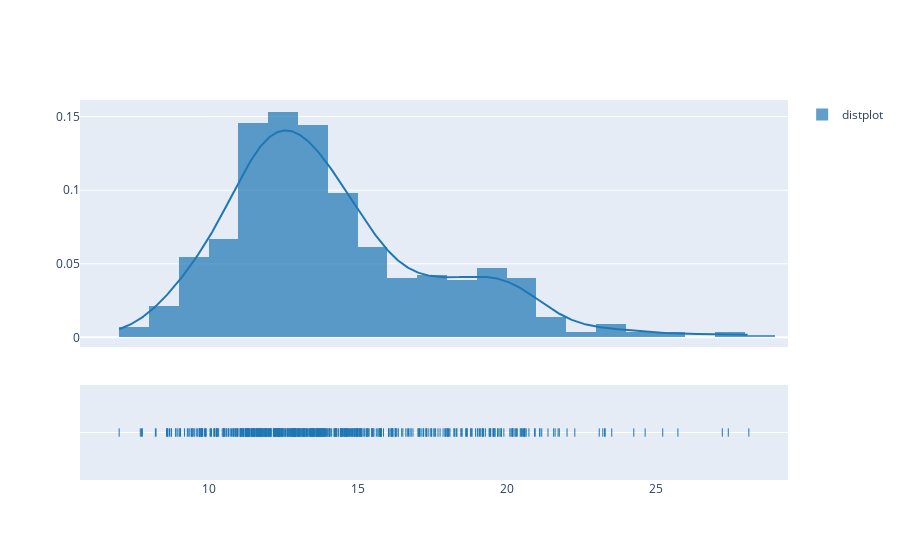

Source (notebook cell):
### Code cell
hist_data = [Breast_Cancer_df['radius_mean']]
group_labels = ['distplot'] # name of the dataset

fig = ff.create_distplot(hist_data, group_labels)
fig.show()

### Figure 1 — Plotly figure (JSON) as saved in the notebook; plotly's stock layout.template omitted (floating-point values rounded to 4 significant figures; data arrays with more than 128 entries replaced by an {"elided": "..."} marker saying what was removed)
{"data": [{"histnorm": "probability density", "legendgroup": "distplot", "marker": {"color": "rgb(31, 119, 180)"}, "name": "distplot", "opacity": 0.7, "x": {"elided": "569 float values"}, "xaxis": "x", "xbins": {"start": 6.981, "end": 28.11, "size": 1}, "yaxis": "y", "type": "histogram"}, {"legendgroup": "distplot", "marker": {"color": "rgb(31, 119, 180)"}, "mode": "lines", "name": "distplot", "showlegend": false, "x": {"elided": "500 float values"}, "xaxis": "x", "y": {"elided": "500 float values"}, "yaxis": "y", "type": "scatter"}, {"legendgroup": "distplot", "marker": {"color": "rgb(31, 119, 180)", "symbol": "line-ns-open"}, "mode": "markers", "name": "distplot", "showlegend": false, "x": {"elided": "569 float values"}, "xaxis": "x", "y": {"elided": "569 str values"}, "yaxis": "y2", "type": "scatter"}], "layout": {"barmode": "overlay", "hovermode": "closest", "legend": {"traceorder": "reversed"}, "xaxis": {"anchor": "y2", "domain": [0, 1], "zeroline": false, "type": "linear", "range": [5.72, 29.37], "autorange": true}, "yaxis": {"anchor": "free", "domain": [0.35, 1], "position": 0, "type": "linear", "range": [-0.006567, 0.1613], "autorange": true}, "yaxis2": {"anchor": "x", "domain": [0, 0.25], "dtick": 1, "showticklabels": false, "type": "category", "range": [-1, 1], "autorange": true}, "autosize": true}}
